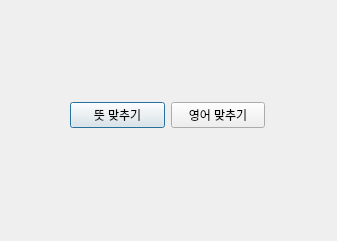
<?xml version="1.0" encoding="UTF-8"?>
<ui version="4.0">
 <class>TestSelectWindow</class>
 <widget class="QDialog" name="TestSelectWindow">
  <property name="geometry">
   <rect>
    <x>0</x>
    <y>0</y>
    <width>337</width>
    <height>241</height>
   </rect>
  </property>
  <property name="windowTitle">
   <string>Dialog</string>
  </property>
  <widget class="QWidget" name="horizontalLayoutWidget">
   <property name="geometry">
    <rect>
     <x>70</x>
     <y>80</y>
     <width>195</width>
     <height>71</height>
    </rect>
   </property>
   <layout class="QHBoxLayout" name="horizontalLayout">
    <item>
     <widget class="QPushButton" name="meanButton">
      <property name="text">
       <string>뜻 맞추기</string>
      </property>
     </widget>
    </item>
    <item>
     <widget class="QPushButton" name="engButton">
      <property name="text">
       <string>영어 맞추기</string>
      </property>
     </widget>
    </item>
   </layout>
  </widget>
 </widget>
 <resources/>
 <connections/>
</ui>
